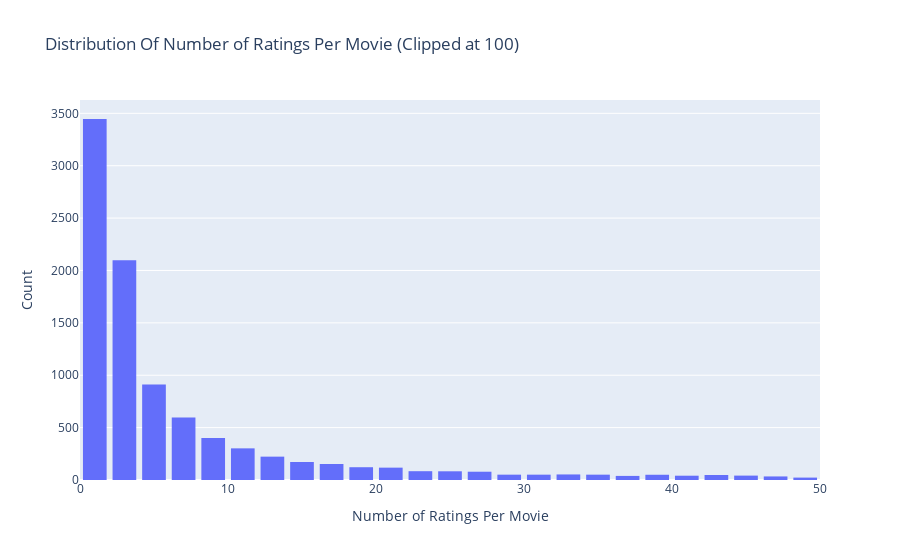

The notebook cell saved with this chart:
### Code cell
#distribution of number of ratings per movie
data = df.groupby('movieId')['rating'].count().clip(upper=50)

# Create trace
trace = go.Histogram(x = data.values,
                     name = 'Ratings',
                     xbins = dict(start = 0,
                                  end = 50,
                                  size = 2))
# Create layout
layout = go.Layout(title = 'Distribution Of Number of Ratings Per Movie (Clipped at 100)',
                   xaxis = dict(title = 'Number of Ratings Per Movie'),
                   yaxis = dict(title = 'Count'),
                   bargap = 0.2)

# Create plot
fig = go.Figure(data=[trace], layout=layout)
iplot(fig)

### Figure 1 — Plotly figure (JSON) as saved in the notebook; plotly's stock layout.template omitted (floating-point values rounded to 4 significant figures; data arrays with more than 128 entries replaced by an {"elided": "..."} marker saying what was removed)
{"data": [{"name": "Ratings", "type": "histogram", "x": {"elided": "9724 int values"}, "xbins": {"end": 50, "size": 2, "start": 0}}], "layout": {"bargap": 0.2, "title": {"text": "Distribution Of Number of Ratings Per Movie (Clipped at 100)"}, "xaxis": {"title": {"text": "Number of Ratings Per Movie"}}, "yaxis": {"title": {"text": "Count"}}}}
